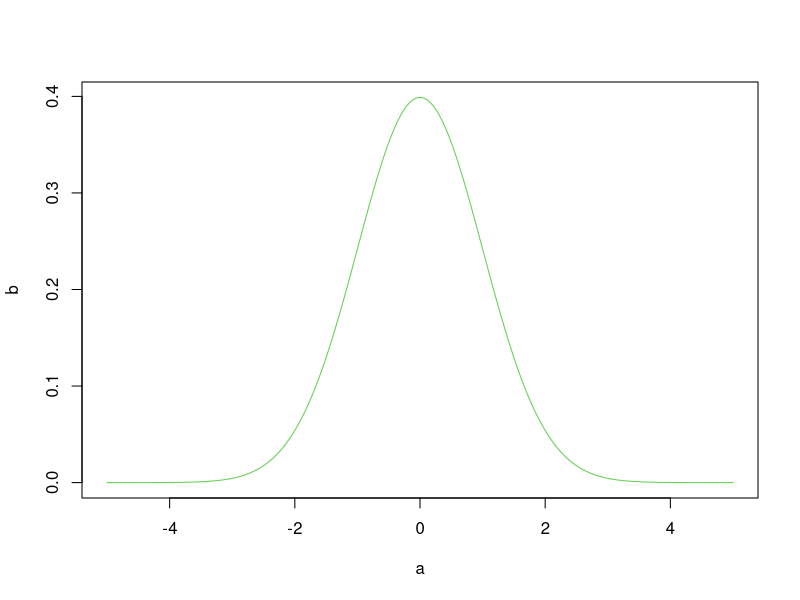
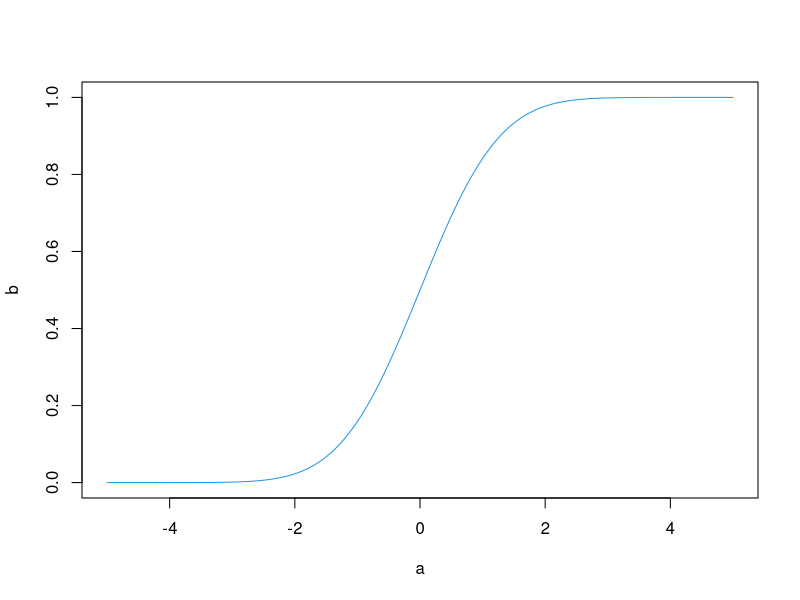
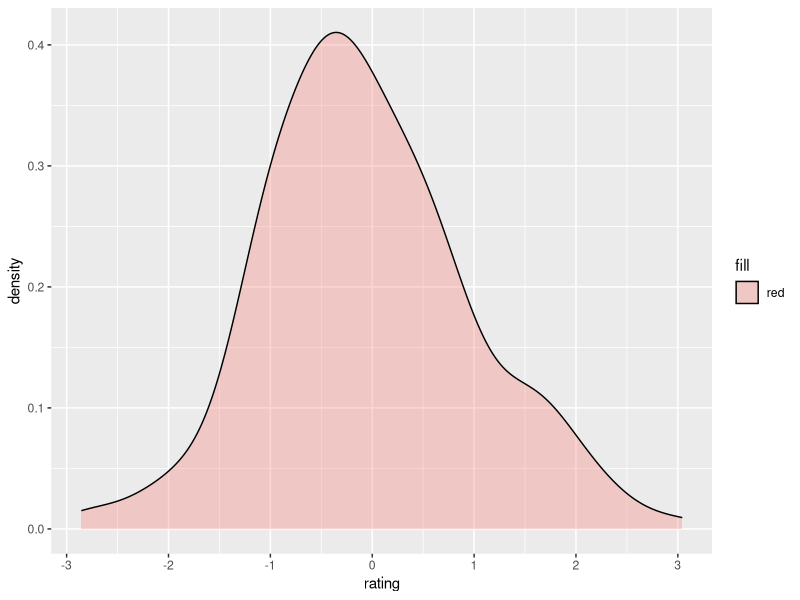
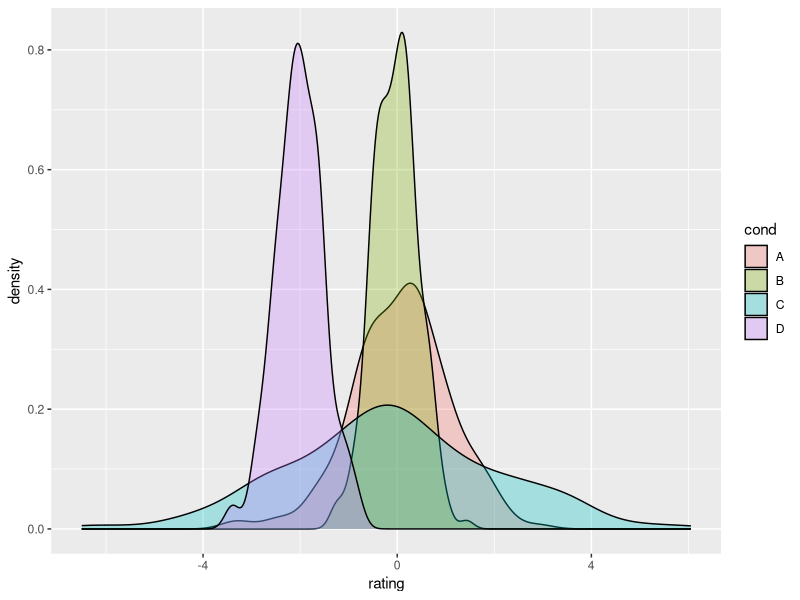
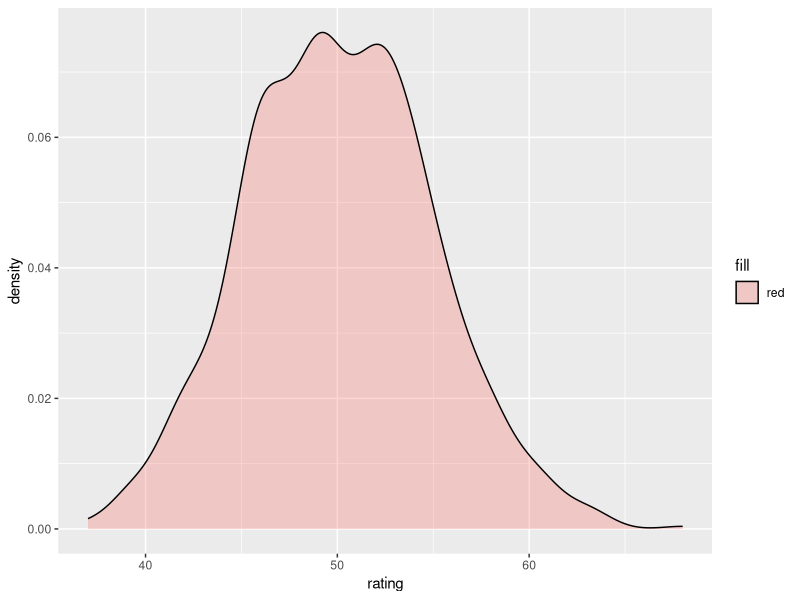
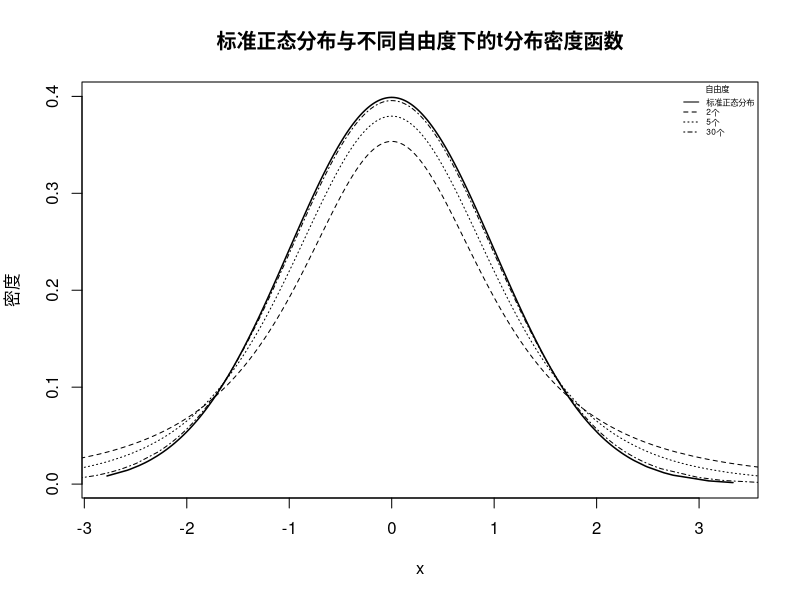

Write R code to recreate these figures, in order.
## ---- chunk 1
a = seq(-5,5,length.out = 10000)
b = dnorm(a,0,1)  
plot(a,b,col=3,type='l')
## ---- chunk 2
a = seq(-5,5,length.out = 10000)
b = pnorm(a,0,1)  
plot(a,b,col=4,type='l')
## ---- chunk 3
library(ggplot2)
set.seed(1234)
dat <- data.frame(rating = rnorm(200,0,1))
ggplot(dat, aes(x=rating, fill='red')) + geom_density(alpha=.3)

## ---- chunk 4

dat <- data.frame(cond = factor(rep(c("A","B","C","D"), each=200)),                    rating = c(rnorm(200,0,1),rnorm(200,0,0.447),rnorm(200,0,2.236),rnorm(200,-2,0.5)))
ggplot(dat, aes(x=rating, fill=cond)) + geom_density(alpha=.3)
## ---- chunk 5
library(ggplot2)
set.seed(1234)
dat <- data.frame(rating = rbinom(1000,100,.5))
ggplot(dat, aes(x=rating, fill='red')) + geom_density(alpha=.3)

## ---- chunk 6
set.seed(12345)
x<-rnorm(1000,0,1)
Ord<-order(x,decreasing=FALSE)
x<-x[Ord]
y<-dnorm(x,0,1)
plot(x,y,type="l",ylab="密度",main="标准正态分布与不同自由度下的t分布密度函数",lwd=1.5)
lc<-2
for(i in c(2,5,30)){
  x<-rt(1000,i)
  Ord<-order(x,decreasing=FALSE)
  x<-x[Ord]
  y<-dt(x,i)
  lines(x,y,lty=lc)
  lc<-lc+1
}
legend("topright",title="自由度",c("标准正态分布","2个","5个","30个"),lty=c(1,2,3,4),cex=0.5,bty="n")

